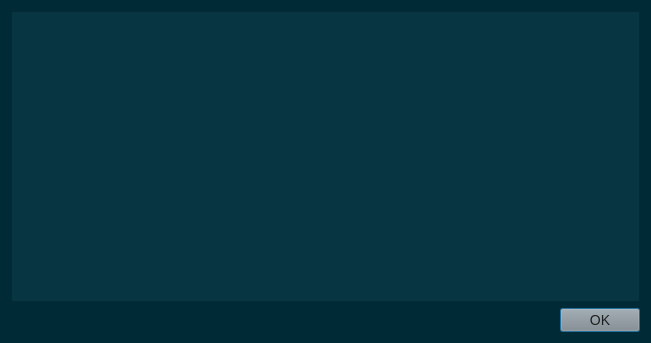
<?xml version="1.0" encoding="UTF-8"?>
<ui version="4.0">
 <class>ExecCommandDialog</class>
 <widget class="QDialog" name="ExecCommandDialog">
  <property name="geometry">
   <rect>
    <x>0</x>
    <y>0</y>
    <width>651</width>
    <height>343</height>
   </rect>
  </property>
  <property name="windowTitle">
   <string>Command execution</string>
  </property>
  <property name="styleSheet">
   <string notr="true">QWidget{
	background-color: #002b36;
}
QMenuBar::item{
	background-color: #002b36;
}
QDockWidget::title{
	background: #073642;
	padding-left: 5px;
}
QDockWidget, QMenuBar{
    color: #839496;
    font: bold 14px;
}
QTextEdit, QPlainTextEdit, QLineEdit, QSpinBox, QComboBox {
  background-color: #073642;
  color: #839496;
}
QTextEdit#uiConsoleTextEdit {
  background-color: #002b36;
  color: #839496;
  font: 13px;
}
QTabWidget {
	font: 14px;
	border-top: 2px;
}
QTabBar::tab {
    background: #073642;
    color: #839496;
    min-width: 8ex;
    padding: 2px;
	border-top-right-radius: 6px;
	border-top-left-radius: 6px;
}
QTabBar::tab:selected {
    background: #8a8a8a;
	color: #1d2021;
}
QGroupBox {
    color: #808080;
    font: 14px;
    padding: 15px;
    border-style: none;
}
QComboBox {
	selection-background-color: #d75f00;
	selection-color: #1c1c1c;
}

QToolBar{
	background: #073642;
	border: 0px;
}
QPushButton {
	background-color: #8a8a8a;
    color: #1d2021;
	font: 14px;
}
QPushButton#uiNewAppliancePushButton{
border: none;
}
QToolButton {
	background-color: #8a8a8a;
    color: #1d2021;
	font: 14px;
}
QTreeWidget, QListWidget {
	background-color: #002b36;
	color: #839496;
    alternate-background-color: #073642;
	font: 14px;
}
QTreeWidget#uiTreeWidget {
	background-color: #073642;
	color: #839496;
	font: bold 16px;
}
QTreeWidget::item:selected, QTreeWidget::item:hover, QMenu::item:selected,QToolButton::hover,QPushButton::hover,QTabBar::tab:hover {
	background-color: #d75f00;
	color: #1c1c1c;
}
QMenu {
	background-color: #002b36;
    color: #839496;
}
QLabel {
	color: #839496;
	font: 14px;
}
QLabel#uiTitleLabel {
	color: #839496;
	font: bold 16px;
}

QAbstractScrollArea::corner {
    background: #002b36;
}
QScrollBar::handle:horizontal {
    background: #073642;
    min-width: 20px;
}
QScrollBar::handle:vertical {
    background: #073642;
    min-width: 20px;
}
QScrollBar:vertical {
    width: 6px;
}
QScrollBar:horizontal {
    height: 6px;
}
QScrollBar::up-arrow:vertical, QScrollBar::down-arrow:vertical, QScrollBar::down-arrow:horizontal, QScrollBar::up-arrow:horizontal { 
	border: 0px;
    height: 0px; 
    width: 0px; 
}
         
QScrollBar::add-page:horizontal, QScrollBar::sub-page:horizontal, QScrollBar::add-page:vertical, QScrollBar::sub-page:vertical {
  background: none
}
QStatusBar {
	background-color: #073642;
	color: #839496;
}

QRadioButton, QCheckBox {
  color: #839496;
}
QRadioButton::disabled, QCheckBox::disabled {
  color: gray;
}


</string>
  </property>
  <property name="modal">
   <bool>true</bool>
  </property>
  <layout class="QGridLayout" name="gridLayout">
   <item row="0" column="0" colspan="2">
    <widget class="QPlainTextEdit" name="uiOutputTextEdit"/>
   </item>
   <item row="1" column="1">
    <widget class="QDialogButtonBox" name="uiButtonBox">
     <property name="orientation">
      <enum>Qt::Horizontal</enum>
     </property>
     <property name="standardButtons">
      <set>QDialogButtonBox::Ok</set>
     </property>
    </widget>
   </item>
  </layout>
 </widget>
 <resources>
  <include location="../../resources/resources.qrc"/>
 </resources>
 <connections>
  <connection>
   <sender>uiButtonBox</sender>
   <signal>accepted()</signal>
   <receiver>ExecCommandDialog</receiver>
   <slot>accept()</slot>
   <hints>
    <hint type="sourcelabel">
     <x>248</x>
     <y>254</y>
    </hint>
    <hint type="destinationlabel">
     <x>157</x>
     <y>274</y>
    </hint>
   </hints>
  </connection>
  <connection>
   <sender>uiButtonBox</sender>
   <signal>rejected()</signal>
   <receiver>ExecCommandDialog</receiver>
   <slot>reject()</slot>
   <hints>
    <hint type="sourcelabel">
     <x>316</x>
     <y>260</y>
    </hint>
    <hint type="destinationlabel">
     <x>286</x>
     <y>274</y>
    </hint>
   </hints>
  </connection>
 </connections>
</ui>
